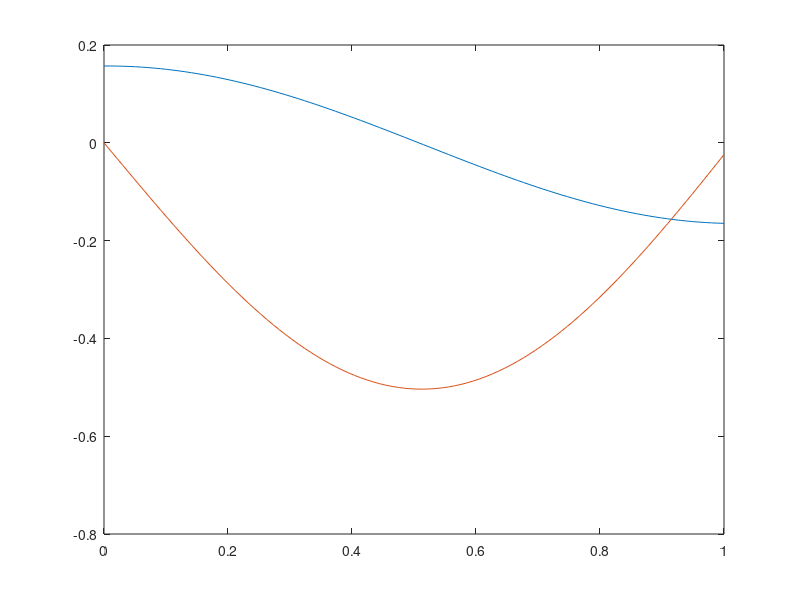

This chart was generated by the following MATLAB code:
function Lecture2Exercice2
t0   = 0;
tmax = 1;
nT = 100;
h = (tmax - t0)/nT;
t = linspace(0,1,nT);

g = 9.81;
L = 1;

theta0  = pi/20;
dtheta0 = 0;

y0 = [theta0; dtheta0];
y = zeros(2,nT);
y(:,1) = y0;
dy = @(t,y) computeDerivative(t,y,g,L);

for it = 1:nT-1
    yt1 = forwardEuler(t(it),y(:,it),h,dy);   
    y(:,it+1) = yt1;
end
plot(t,y)


end

function dy = computeDerivative(t,y,g,L)
dy(1,1) = y(2);
dy(2,1) = -g/L*sin(y(1));
end

function dy = computeLinearizedDerivative(t,y,g,L)
dy(1,1) = y(2);
dy(2,1) = -g/L*(y(1));
end

function yt1 = forwardEuler(t,yt,h,dy)
f = dy(t,yt);
yt1 = yt + h*f;
end
